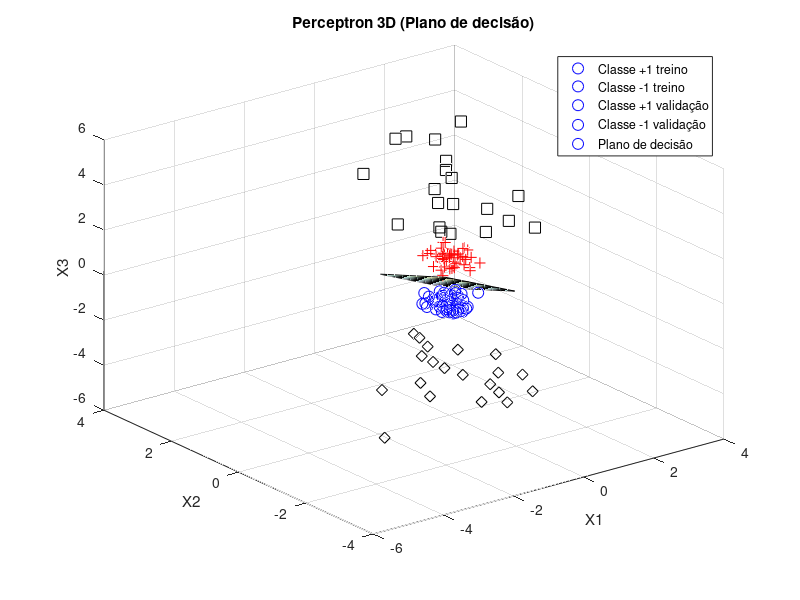

This chart was generated by the following MATLAB code:
% script_perceptron.m
clear; clc; close all;

N = 100; % número de amostras

% Classe -1
X_neg = randn(N/2,3) - 2;

% Classe +1
X_pos = randn(N/2,3) + 2;

X = [X_neg; X_pos];
d = [-ones(N/2,1); ones(N/2,1)];

% Bias
X = [ones(size(X,1),1), X];

% Normalização
for j = 2:4
    X(:,j) = X(:,j) / max(abs(X(:,j)));
end

eta = 0.1;

w = randn(1,4)*0.1;

% ================= PESOS INICIAIS =================
w_inicial = w;
fprintf('Pesos iniciais:\n');
disp(w_inicial);

melhor_taxa = 0;
melhor_w = w;

for epoca = 1:200
    erros = 0;
    
    for i = 1:length(d)
        u = w * X(i,:)';
        y = 1*(u>=0) + (-1)*(u<0);
        
        if y ~= d(i)
            w = w + eta * (d(i)-y) * X(i,:);
            erros = erros + 1;
        end
    end
    
    acertos = 0;
    for i = 1:length(d)
        u = w * X(i,:)';
        y = 1*(u>=0) + (-1)*(u<0);
        acertos = acertos + (y == d(i));
    end
    
    taxa = acertos/length(d)*100;
    
    if taxa > melhor_taxa
        melhor_taxa = taxa;
        melhor_w = w;
    end
    
    if mod(epoca,20)==0
        fprintf('Época %3d: acerto = %.1f%%\n', epoca, taxa);
    end
    
    if erros == 0
        fprintf('Convergiu na época %d!\n', epoca);
        break;
    end
end

w = melhor_w;

acertos = 0;
for i = 1:length(d)
    u = w * X(i,:)';
    y = 1*(u>=0) + (-1)*(u<0);
    acertos = acertos + (y == d(i));
end

fprintf('\n=== RESULTADO ===\n');
fprintf('Acertos: %d/%d\n', acertos, length(d));
fprintf('Taxa de acerto: %.2f%%\n', acertos/length(d)*100);

% ================= PESOS FINAIS =================
fprintf('\nPesos finais:\n');
disp(w);

%% ================= PLOT 3D =================

figure; hold on; grid on;

% Dados de treino
for i = 1:size(X,1)
    if d(i) == 1
        plot3(X(i,2), X(i,3), X(i,4), 'r+', 'MarkerSize', 8)
    else
        plot3(X(i,2), X(i,3), X(i,4), 'bo', 'MarkerSize', 8)
    end
end

%% ================= VALIDAÇÃO RANDOMICA =================

N_val = 40;

Xv_neg = randn(N_val/2,3) - 2;
Xv_pos = randn(N_val/2,3) + 2;

dados_val = [Xv_neg; Xv_pos];
d_val = [-ones(N_val/2,1); ones(N_val/2,1)];

X_val = [ones(size(dados_val,1),1), dados_val];

for j = 2:4
    X_val(:,j) = X_val(:,j) / max(abs(X(:,j)));
end

for i = 1:size(X_val,1)
    if d_val(i) == 1
        plot3(X_val(i,2), X_val(i,3), X_val(i,4), 'ks', 'MarkerSize', 8)
    else
        plot3(X_val(i,2), X_val(i,3), X_val(i,4), 'kd', 'MarkerSize', 8)
    end
end

%% ================= PLANO DE DECISÃO =================

[x1, x2] = meshgrid(...
    linspace(min(X(:,2)), max(X(:,2)), 10), ...
    linspace(min(X(:,3)), max(X(:,3)), 10));

x3 = -(w(1) + w(2)*x1 + w(3)*x2) / w(4);

surf(x1, x2, x3, 'FaceAlpha', 0.3)

xlabel('X1')
ylabel('X2')
zlabel('X3')

legend('Classe +1 treino','Classe -1 treino', ...
       'Classe +1 validação','Classe -1 validação', ...
       'Plano de decisão')

title('Perceptron 3D (Plano de decisão)')
view(3)
